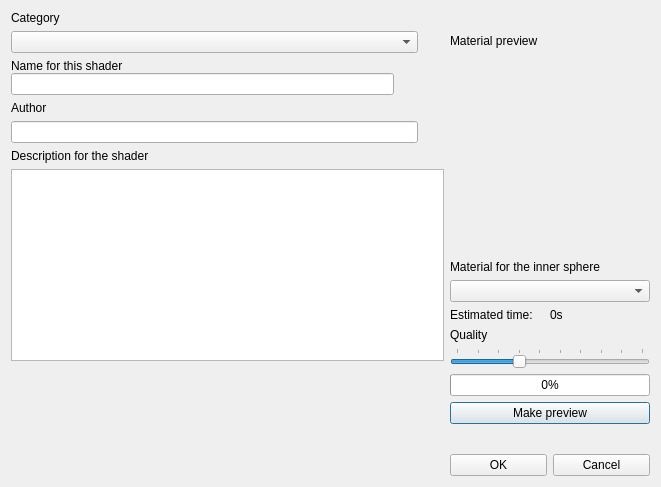
<?xml version="1.0" encoding="UTF-8"?>
<ui version="4.0">
 <class>reUniShaderSave</class>
 <widget class="QDialog" name="reUniShaderSave">
  <property name="geometry">
   <rect>
    <x>0</x>
    <y>0</y>
    <width>661</width>
    <height>487</height>
   </rect>
  </property>
  <property name="windowTitle">
   <string>Save Universal shader</string>
  </property>
  <layout class="QGridLayout" name="gridLayout">
   <item row="0" column="0">
    <widget class="QLabel" name="label_7">
     <property name="text">
      <string>Category</string>
     </property>
    </widget>
   </item>
   <item row="0" column="2" rowspan="6" colspan="2">
    <widget class="QFrame" name="z">
     <property name="sizePolicy">
      <sizepolicy hsizetype="Preferred" vsizetype="Fixed">
       <horstretch>0</horstretch>
       <verstretch>0</verstretch>
      </sizepolicy>
     </property>
     <layout class="QVBoxLayout" name="verticalLayout_4">
      <property name="spacing">
       <number>-1</number>
      </property>
      <property name="margin">
       <number>0</number>
      </property>
      <item>
       <widget class="QLabel" name="label_5">
        <property name="text">
         <string>Material preview</string>
        </property>
       </widget>
      </item>
      <item>
       <widget class="QLabel" name="matPreview">
        <property name="minimumSize">
         <size>
          <width>200</width>
          <height>200</height>
         </size>
        </property>
        <property name="maximumSize">
         <size>
          <width>200</width>
          <height>200</height>
         </size>
        </property>
        <property name="text">
         <string/>
        </property>
        <property name="pixmap">
         <pixmap resource="../resources/RealityUI.qrc">:/images/matPreviewBlank.png</pixmap>
        </property>
        <property name="scaledContents">
         <bool>true</bool>
        </property>
       </widget>
      </item>
      <item>
       <widget class="QLabel" name="label_6">
        <property name="text">
         <string>Material for the inner sphere</string>
        </property>
       </widget>
      </item>
      <item>
       <widget class="QComboBox" name="innerSphereMaterial"/>
      </item>
      <item>
       <layout class="QHBoxLayout" name="horizontalLayout">
        <property name="spacing">
         <number>0</number>
        </property>
        <item>
         <widget class="QLabel" name="label">
          <property name="text">
           <string>Estimated time:</string>
          </property>
         </widget>
        </item>
        <item>
         <widget class="QLabel" name="lblEstimatedTime">
          <property name="text">
           <string>0s</string>
          </property>
         </widget>
        </item>
       </layout>
      </item>
      <item>
       <widget class="QLabel" name="lblQuality">
        <property name="text">
         <string>Quality</string>
        </property>
       </widget>
      </item>
      <item>
       <widget class="QSlider" name="previewQuality">
        <property name="minimum">
         <number>150</number>
        </property>
        <property name="maximum">
         <number>600</number>
        </property>
        <property name="singleStep">
         <number>50</number>
        </property>
        <property name="pageStep">
         <number>50</number>
        </property>
        <property name="value">
         <number>300</number>
        </property>
        <property name="orientation">
         <enum>Qt::Horizontal</enum>
        </property>
        <property name="invertedAppearance">
         <bool>false</bool>
        </property>
        <property name="invertedControls">
         <bool>false</bool>
        </property>
        <property name="tickPosition">
         <enum>QSlider::TicksAbove</enum>
        </property>
        <property name="tickInterval">
         <number>50</number>
        </property>
       </widget>
      </item>
      <item>
       <widget class="QProgressBar" name="progressBar">
        <property name="value">
         <number>0</number>
        </property>
       </widget>
      </item>
      <item>
       <widget class="QPushButton" name="btnMatPreview">
        <property name="maximumSize">
         <size>
          <width>16777215</width>
          <height>16777215</height>
         </size>
        </property>
        <property name="text">
         <string>Make preview</string>
        </property>
       </widget>
      </item>
     </layout>
    </widget>
   </item>
   <item row="1" column="0">
    <widget class="QComboBox" name="categories"/>
   </item>
   <item row="2" column="0">
    <widget class="QFrame" name="x">
     <property name="sizePolicy">
      <sizepolicy hsizetype="Preferred" vsizetype="Fixed">
       <horstretch>0</horstretch>
       <verstretch>0</verstretch>
      </sizepolicy>
     </property>
     <layout class="QVBoxLayout" name="verticalLayout">
      <property name="spacing">
       <number>0</number>
      </property>
      <property name="margin">
       <number>0</number>
      </property>
      <item>
       <widget class="QLabel" name="label_2">
        <property name="text">
         <string>Name for this shader</string>
        </property>
       </widget>
      </item>
      <item>
       <layout class="QHBoxLayout" name="horizontalLayout_2">
        <item>
         <widget class="QLineEdit" name="leName"/>
        </item>
        <item>
         <widget class="QPushButton" name="btnSearch">
          <property name="maximumSize">
           <size>
            <width>24</width>
            <height>24</height>
           </size>
          </property>
          <property name="text">
           <string/>
          </property>
          <property name="icon">
           <iconset resource="../resources/RealityUI.qrc">
            <normaloff>:/images/magnifier.png</normaloff>:/images/magnifier.png</iconset>
          </property>
          <property name="iconSize">
           <size>
            <width>22</width>
            <height>22</height>
           </size>
          </property>
          <property name="flat">
           <bool>true</bool>
          </property>
         </widget>
        </item>
       </layout>
      </item>
     </layout>
    </widget>
   </item>
   <item row="3" column="0">
    <widget class="QFrame" name="frame">
     <property name="sizePolicy">
      <sizepolicy hsizetype="Preferred" vsizetype="Fixed">
       <horstretch>0</horstretch>
       <verstretch>0</verstretch>
      </sizepolicy>
     </property>
     <layout class="QVBoxLayout" name="verticalLayout_3">
      <property name="margin">
       <number>0</number>
      </property>
      <item>
       <widget class="QLabel" name="label_4">
        <property name="text">
         <string>Author</string>
        </property>
       </widget>
      </item>
      <item>
       <widget class="QLineEdit" name="leAuthor"/>
      </item>
     </layout>
    </widget>
   </item>
   <item row="4" column="0" colspan="2">
    <widget class="QFrame" name="y">
     <property name="sizePolicy">
      <sizepolicy hsizetype="Preferred" vsizetype="Fixed">
       <horstretch>0</horstretch>
       <verstretch>0</verstretch>
      </sizepolicy>
     </property>
     <layout class="QVBoxLayout" name="verticalLayout_2">
      <property name="spacing">
       <number>-1</number>
      </property>
      <property name="margin">
       <number>0</number>
      </property>
      <item>
       <widget class="QLabel" name="label_3">
        <property name="text">
         <string>Description for the shader</string>
        </property>
       </widget>
      </item>
      <item>
       <widget class="QTextEdit" name="teDescription">
        <property name="maximumSize">
         <size>
          <width>16777215</width>
          <height>16777215</height>
         </size>
        </property>
       </widget>
      </item>
     </layout>
    </widget>
   </item>
   <item row="5" column="1">
    <spacer name="verticalSpacer">
     <property name="orientation">
      <enum>Qt::Vertical</enum>
     </property>
     <property name="sizeHint" stdset="0">
      <size>
       <width>20</width>
       <height>40</height>
      </size>
     </property>
    </spacer>
   </item>
   <item row="6" column="0" colspan="2">
    <spacer name="horizontalSpacer">
     <property name="orientation">
      <enum>Qt::Horizontal</enum>
     </property>
     <property name="sizeHint" stdset="0">
      <size>
       <width>308</width>
       <height>20</height>
      </size>
     </property>
    </spacer>
   </item>
   <item row="6" column="2">
    <widget class="QPushButton" name="btnOK">
     <property name="text">
      <string>OK</string>
     </property>
    </widget>
   </item>
   <item row="6" column="3">
    <widget class="QPushButton" name="btnCancel">
     <property name="text">
      <string>Cancel</string>
     </property>
    </widget>
   </item>
  </layout>
  <zorder>frame</zorder>
  <zorder>z</zorder>
  <zorder>x</zorder>
  <zorder>y</zorder>
  <zorder>btnOK</zorder>
  <zorder>btnCancel</zorder>
  <zorder>horizontalSpacer</zorder>
  <zorder>verticalSpacer</zorder>
  <zorder>label_7</zorder>
  <zorder>categories</zorder>
 </widget>
 <tabstops>
  <tabstop>leAuthor</tabstop>
  <tabstop>leName</tabstop>
  <tabstop>teDescription</tabstop>
 </tabstops>
 <resources>
  <include location="../resources/RealityUI.qrc"/>
 </resources>
 <connections>
  <connection>
   <sender>btnOK</sender>
   <signal>clicked()</signal>
   <receiver>reUniShaderSave</receiver>
   <slot>accept()</slot>
   <hints>
    <hint type="sourcelabel">
     <x>447</x>
     <y>264</y>
    </hint>
    <hint type="destinationlabel">
     <x>466</x>
     <y>209</y>
    </hint>
   </hints>
  </connection>
  <connection>
   <sender>btnCancel</sender>
   <signal>clicked()</signal>
   <receiver>reUniShaderSave</receiver>
   <slot>reject()</slot>
   <hints>
    <hint type="sourcelabel">
     <x>543</x>
     <y>262</y>
    </hint>
    <hint type="destinationlabel">
     <x>553</x>
     <y>194</y>
    </hint>
   </hints>
  </connection>
 </connections>
</ui>
